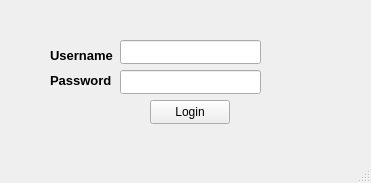
<?xml version="1.0" encoding="UTF-8"?>
<ui version="4.0">
 <class>MainWindow</class>
 <widget class="QMainWindow" name="MainWindow">
  <property name="geometry">
   <rect>
    <x>0</x>
    <y>0</y>
    <width>371</width>
    <height>183</height>
   </rect>
  </property>
  <property name="windowTitle">
   <string>Login Page</string>
  </property>
  <widget class="QWidget" name="centralwidget">
   <widget class="QPushButton" name="pushButton">
    <property name="geometry">
     <rect>
      <x>150</x>
      <y>100</y>
      <width>80</width>
      <height>24</height>
     </rect>
    </property>
    <property name="text">
     <string>Login</string>
    </property>
   </widget>
   <widget class="QLineEdit" name="lineEdit">
    <property name="geometry">
     <rect>
      <x>120</x>
      <y>40</y>
      <width>141</width>
      <height>24</height>
     </rect>
    </property>
   </widget>
   <widget class="QLineEdit" name="lineEdit_2">
    <property name="geometry">
     <rect>
      <x>120</x>
      <y>70</y>
      <width>141</width>
      <height>24</height>
     </rect>
    </property>
   </widget>
   <widget class="QLabel" name="label">
    <property name="geometry">
     <rect>
      <x>50</x>
      <y>40</y>
      <width>71</width>
      <height>31</height>
     </rect>
    </property>
    <property name="font">
     <font>
      <pointsize>10</pointsize>
      <bold>true</bold>
     </font>
    </property>
    <property name="text">
     <string>Username</string>
    </property>
   </widget>
   <widget class="QLabel" name="label_2">
    <property name="geometry">
     <rect>
      <x>50</x>
      <y>70</y>
      <width>61</width>
      <height>21</height>
     </rect>
    </property>
    <property name="font">
     <font>
      <pointsize>10</pointsize>
      <bold>true</bold>
     </font>
    </property>
    <property name="text">
     <string>Password</string>
    </property>
    <property name="scaledContents">
     <bool>false</bool>
    </property>
   </widget>
  </widget>
  <widget class="QMenuBar" name="menubar">
   <property name="geometry">
    <rect>
     <x>0</x>
     <y>0</y>
     <width>371</width>
     <height>21</height>
    </rect>
   </property>
  </widget>
  <widget class="QStatusBar" name="statusbar"/>
 </widget>
 <resources/>
 <connections/>
</ui>
